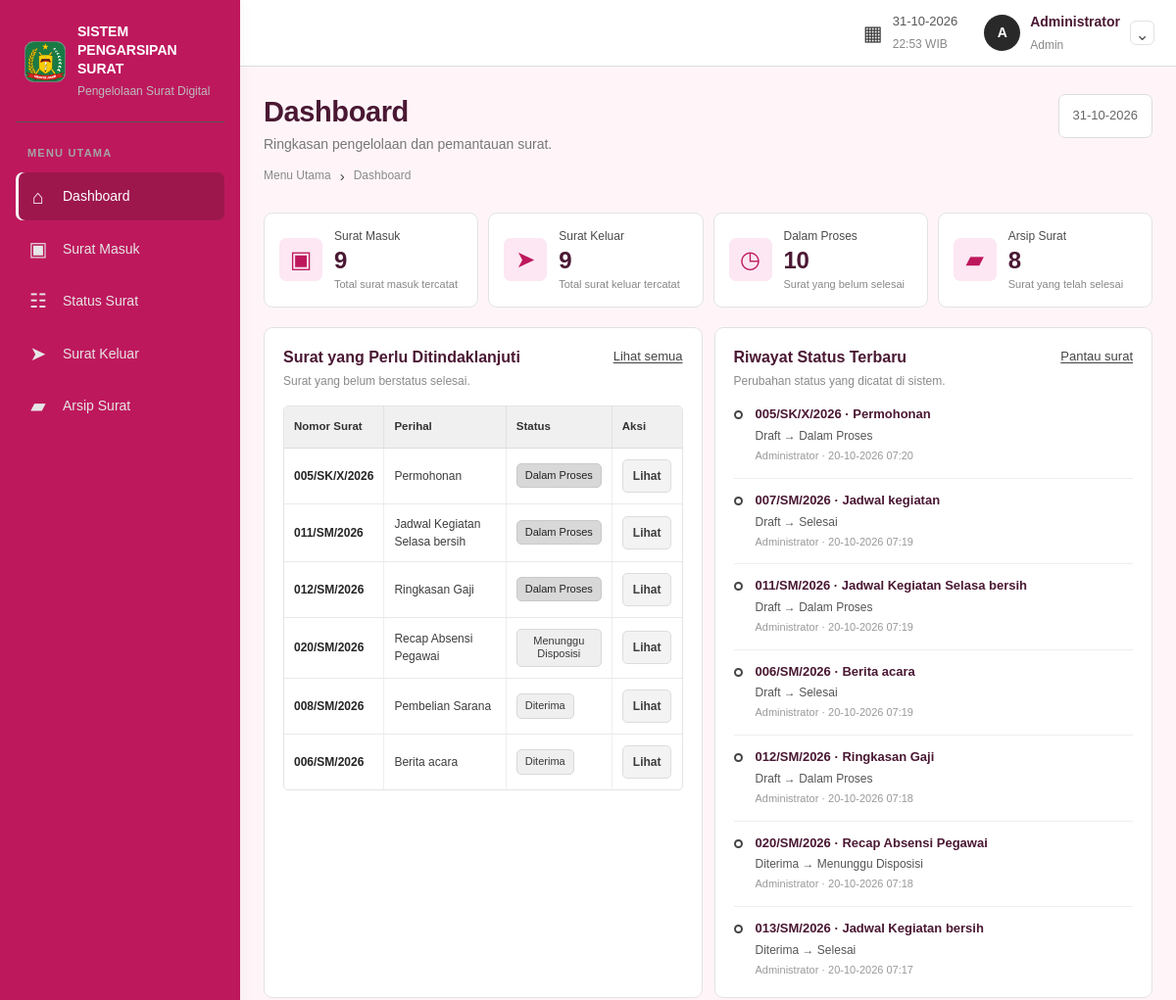
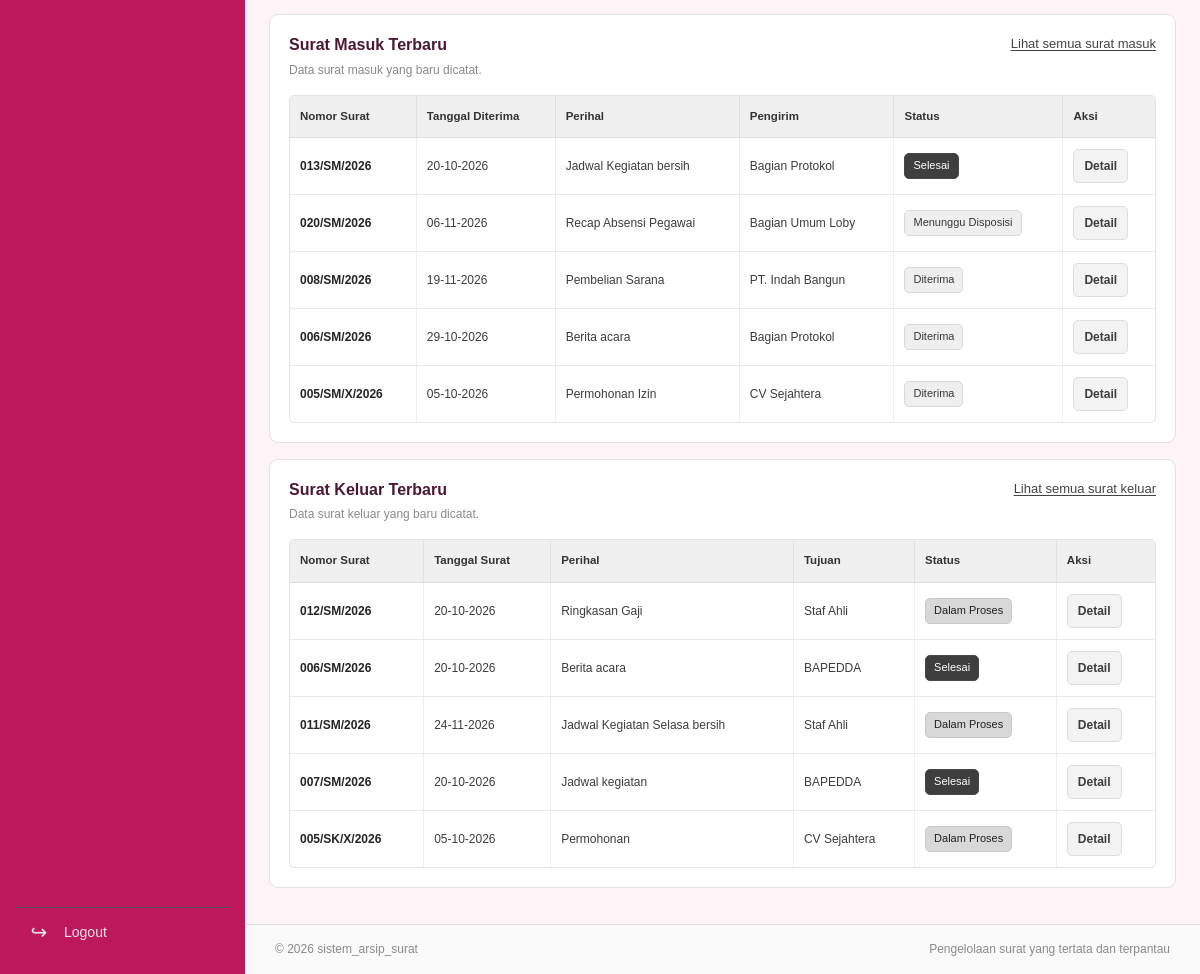
Page /admin/dashboard.php (signed in) on the committed database (2 pictures, top to bottom).
### tables this page shows
CREATE TABLE `surat` (
  `id` int(10) UNSIGNED NOT NULL,
  `jenis_surat` enum('Masuk','Keluar') NOT NULL,
  `nomor_surat` varchar(100) NOT NULL,
  `tanggal_surat` date NOT NULL,
  `tanggal_diterima` date DEFAULT NULL,
  `pengirim` varchar(200) NOT NULL DEFAULT '',
  `tujuan` varchar(200) NOT NULL DEFAULT '',
  `perihal` varchar(250) NOT NULL,
  `deskripsi` text DEFAULT NULL,
  `uploaded_file` varchar(255) DEFAULT NULL,
  `status` varchar(40) NOT NULL,
  `created_by` int(10) UNSIGNED NOT NULL,
  `updated_by` int(10) UNSIGNED DEFAULT NULL,
  `created_at` timestamp NOT NULL DEFAULT current_timestamp(),
  `updated_at` timestamp NOT NULL DEFAULT current_timestamp() ON UPDATE current_timestamp()
);

CREATE TABLE `surat_status_logs` (
  `id` bigint(20) UNSIGNED NOT NULL,
  `surat_id` int(10) UNSIGNED NOT NULL,
  `status_lama` varchar(40) DEFAULT NULL,
  `status_baru` varchar(40) NOT NULL,
  `catatan` varchar(500) DEFAULT NULL,
  `changed_by` int(10) UNSIGNED NOT NULL,
  `changed_at` timestamp NOT NULL DEFAULT current_timestamp()
);

CREATE TABLE `users` (
  `id` int(10) UNSIGNED NOT NULL,
  `nama` varchar(120) NOT NULL,
  `username` varchar(60) NOT NULL,
  `password_hash` varchar(255) NOT NULL,
  `role` enum('Admin','User') NOT NULL DEFAULT 'User',
  `is_active` tinyint(1) NOT NULL DEFAULT 1,
  `created_at` timestamp NOT NULL DEFAULT current_timestamp()
);

### admin/dashboard.php (the view, shortened to what this page needs)
<?php
require_once __DIR__ . '/../include/auth_admin.php';
$role = 'Admin';
$activeMenu = 'dashboard';
$baseFolder = 'admin';
$resultIn = $conn->query("SELECT COUNT(*) AS jumlah FROM surat WHERE jenis_surat='Masuk'");
$totalMasuk = (int)$resultIn->fetch_assoc()['jumlah'];
$resultOut = $conn->query("SELECT COUNT(*) AS jumlah FROM surat WHERE jenis_surat='Keluar'");
$totalKeluar = (int)$resultOut->fetch_assoc()['jumlah'];
$resultProcess = $conn->query("SELECT COUNT(*) AS jumlah FROM surat WHERE status NOT IN ('Selesai','Ditolak','Dibatalkan')");
$totalProses = (int)$resultProcess->fetch_assoc()['jumlah'];
$resultArchive = $conn->query('SELECT COUNT(*) AS jumlah FROM arsip_surat');
$totalArsip = (int)$resultArchive->fetch_assoc()['jumlah'];
$recentIn = $conn->query("SELECT id, nomor_surat, perihal, pengirim, tanggal_diterima, status FROM surat WHERE jenis_surat='Masuk' ORDER BY created_at DESC, id DESC LIMIT 5");
$recentOut = $conn->query("SELECT id, nomor_surat, perihal, tujuan, tanggal_surat, status FROM surat WHERE jenis_surat='Keluar' ORDER BY created_at DESC, id DESC LIMIT 5");
$recentLogs = $conn->query('SELECT l.surat_id, l.status_lama, l.status_baru, l.catatan, l.changed_at, s.nomor_surat, s.perihal, u.nama AS pengubah FROM surat_status_logs l JOIN surat s ON s.id=l.surat_id JOIN users u ON u.id=l.changed_by ORDER BY l.changed_at DESC, l.id DESC LIMIT 7');
require __DIR__ . '/../include/header.php';
?>
<div class="page-heading"><div><h1>Dashboard</h1><p>Ringkasan pengelolaan dan pemantauan surat.</p><div class="breadcrumbs">Menu Utama <span>›</span> Dashboard</div></div><div class="heading-date"><?= date('d-m-Y') ?></div></div>
<div class="stat-grid">
    <a class="stat-card" href="<?= BASE_URL ?>/<?= $baseFolder ?>/surat_masuk/index.php"><span class="stat-icon">▣</span><span class="stat-copy"><span>Surat Masuk</span><strong><?= number_format($totalMasuk) ?></strong><small>Total surat masuk tercatat</small></span></a>
    <a class="stat-card" href="<?= BASE_URL ?>/<?= $baseFolder ?>/surat_keluar/index.php"><span class="stat-icon">➤</span><span class="stat-copy"><span>Surat Keluar</span><strong><?= number_format($totalKeluar) ?></strong><small>Total surat keluar tercatat</small></span></a>
    <a class="stat-card" href="<?= BASE_URL ?>/<?= $baseFolder ?>/status_surat/index.php"><span class="stat-icon">◷</span><span class="stat-copy"><span>Dalam Proses</span><strong><?= number_format($totalProses) ?></strong><small>Surat yang belum selesai</small></span></a>
    <a class="stat-card" href="<?= BASE_URL ?>/<?= $baseFolder ?>/arsip_surat/index.php"><span class="stat-icon">▰</span><span class="stat-copy"><span>Arsip Surat</span><strong><?= number_format($totalArsip) ?></strong><small>Surat yang telah selesai</small></span></a>
</div>
<div class="dashboard-grid">
    <section class="panel"><div class="panel-heading"><div><h2>Surat yang Perlu Ditindaklanjuti</h2><p>Surat yang belum berstatus selesai.</p></div><a class="text-link" href="<?= BASE_URL ?>/<?= $baseFolder ?>/status_surat/index.php">Lihat semua</a></div>
    <?php $pending = $conn->query("SELECT id, jenis_surat, nomor_surat, perihal, status, updated_at FROM surat WHERE status NOT IN ('Selesai','Ditolak','Dibatalkan') ORDER BY updated_at DESC LIMIT 6"); ?>
    <?php if ($pending->num_rows > 0): ?><div class="table-wrap"><table><thead><tr><th>Nomor Surat</th><th>Perihal</th><th>Status</th><th>Aksi</th></tr></thead><tbody><?php while ($row = $pending->fetch_assoc()): ?><tr><td class="cell-strong"><?= htmlspecialchars($row['nomor_surat'], ENT_QUOTES, 'UTF-8') ?></td><td><?= htmlspecialchars($row['perihal'], ENT_QUOTES, 'UTF-8') ?></td><td><span class="status-badge <?= $row['status']==='Selesai'?'status-done':(in_array($row['status'],['Dalam Proses'],true)?'status-progress':'status-waiting') ?>"><?= htmlspecialchars($row['status'], ENT_QUOTES, 'UTF-8') ?></span></td><td><a class="button-small" href="<?= BASE_URL ?>/<?= $baseFolder ?>/status_surat/detail.php?id=<?= (int)$row['id'] ?>">Lihat</a></td></tr><?php endwhile; ?></tbody></table></div><?php else: ?><div class="empty-state">Tidak ada surat yang perlu ditindaklanjuti.</div><?php endif; ?>
    </section>
    <section class="panel"><div class="panel-heading"><div><h2>Riwayat Status Terbaru</h2><p>Perubahan status yang dicatat di sistem.</p></div><a class="text-link" href="<?= BASE_URL ?>/<?= $baseFolder ?>/status_surat/index.php">Pantau surat</a></div>
    <?php if ($recentLogs->num_rows > 0): ?><div class="activity-list"><?php while ($log = $recentLogs->fetch_assoc()): ?><div class="activity-item"><span class="activity-dot"></span><div class="activity-main"><strong><?= htmlspecialchars($log['nomor_surat'], ENT_QUOTES, 'UTF-8') ?> · <?= htmlspecialchars($log['perihal'], ENT_QUOTES, 'UTF-8') ?></strong><span><?= htmlspecialchars((string)$log['status_lama'], ENT_QUOTES, 'UTF-8') ?><?= $log['status_lama'] ? ' → ' : '' ?><?= htmlspecialchars($log['status_baru'], ENT_QUOTES, 'UTF-8') ?></span><small><?= htmlspecialchars($log['pengubah'], ENT_QUOTES, 'UTF-8') ?> · <?= date('d-m-Y H:i', strtotime($log['changed_at'])) ?></small></div></div><?php endwhile; ?></div><?php else: ?><div class="empty-state">Belum ada riwayat perubahan status.</div><?php endif; ?>
    </section>
</div>
<section class="panel panel-spaced"><div class="panel-heading"><div><h2>Surat Masuk Terbaru</h2><p>Data surat masuk yang baru dicatat.</p></div><a class="text-link" href="<?= BASE_URL ?>/<?= $baseFolder ?>/surat_masuk/index.php">Lihat semua surat masuk</a></div>
<?php if ($recentIn->num_rows > 0): ?><div class="table-wrap"><table><thead><tr><th>Nomor Surat</th><th>Tanggal Diterima</th><th>Perihal</th><th>Pengirim</th><th>Status</th><th>Aksi</th></tr></thead><tbody><?php while ($row = $recentIn->fetch_assoc()): ?><tr><td class="cell-strong"><?= htmlspecialchars($row['nomor_surat'], ENT_QUOTES, 'UTF-8') ?></td><td><?= $row['tanggal_diterima'] ? date('d-m-Y', strtotime($row['tanggal_diterima'])) : '-' ?></td><td><?= htmlspecialchars($row['perihal'], ENT_QUOTES, 'UTF-8') ?></td><td><?= htmlspecialchars($row['pengirim'], ENT_QUOTES, 'UTF-8') ?></td><td><span class="status-badge <?= $row['status']==='Selesai'?'status-done':($row['status']==='Dalam Proses'?'status-progress':'status-waiting') ?>"><?= htmlspecialchars($row['status'], ENT_QUOTES, 'UTF-8') ?></span></td><td><a class="button-small" href="<?= BASE_URL ?>/<?= $baseFolder ?>/surat_masuk/detail.php?id=<?= (int)$row['id'] ?>">Detail</a></td></tr><?php endwhile; ?></tbody></table></div><?php else: ?><div class="empty-state">Belum ada surat masuk.</div><?php endif; ?></section>
<section class="panel"><div class="panel-heading"><div><h2>Surat Keluar Terbaru</h2><p>Data surat keluar yang baru dicatat.</p></div><a class="text-link" href="<?= BASE_URL ?>/<?= $baseFolder ?>/surat_keluar/index.php">Lihat semua surat keluar</a></div>
<?php if ($recentOut->num_rows > 0): ?><div class="table-wrap"><table><thead><tr><th>Nomor Surat</th><th>Tanggal Surat</th><th>Perihal</th><th>Tujuan</th><th>Status</th><th>Aksi</th></tr></thead><tbody><?php while ($row = $recentOut->fetch_assoc()): ?><tr><td class="cell-strong"><?= htmlspecialchars($row['nomor_surat'], ENT_QUOTES, 'UTF-8') ?></td><td><?= date('d-m-Y', strtotime($row['tanggal_surat'])) ?></td><td><?= htmlspecialchars($row['perihal'], ENT_QUOTES, 'UTF-8') ?></td><td><?= htmlspecialchars($row['tujuan'], ENT_QUOTES, 'UTF-8') ?></td><td><span class="status-badge <?= $row['status']==='Selesai'?'status-done':($row['status']==='Dalam Proses'?'status-progress':'status-waiting') ?>"><?= htmlspecialchars($row['status'], ENT_QUOTES, 'UTF-8') ?></span></td><td><a class="button-small" href="<?= BASE_URL ?>/<?= $baseFolder ?>/surat_keluar/detail.php?id=<?= (int)$row['id'] ?>">Detail</a></td></tr><?php endwhile; ?></tbody></table></div><?php else: ?><div class="empty-state">Belum ada surat keluar.</div><?php endif; ?></section>
<?php require __DIR__ . '/../include/footer.php'; ?>

### include/header.php (shortened to what this page needs)
<?php
$userInfo = $_SESSION['user'] ?? [];
$activeMenu = $activeMenu ?? 'dashboard';
$role = $role ?? ($userInfo['role'] ?? 'User');
?>
<!doctype html>
<html lang="id">
<head>
    <link rel="stylesheet" href="<?= BASE_URL ?>/include/css/style.css">
</head>
<body>
<div class="app-shell">
    <?php require __DIR__ . '/sidebar.php'; ?>
    <main class="main-area">
        <header class="topbar">
            <div class="topbar-right">
                <div class="topbar-date"><span class="date-icon">▦</span><span><?= date('d-m-Y') ?><small><?= date('H:i') ?> WIB</small></span></div>
                <div class="user-menu"><span class="avatar"><?= htmlspecialchars(strtoupper(substr($userInfo['nama'] ?? 'U', 0, 1)), ENT_QUOTES, 'UTF-8') ?></span><div><strong><?= htmlspecialchars($userInfo['nama'] ?? 'Pengguna', ENT_QUOTES, 'UTF-8') ?></strong><small><?= htmlspecialchars($role, ENT_QUOTES, 'UTF-8') ?></small></div><a href="<?= BASE_URL ?>/ubah_password.php" class="profile-link" title="Ubah kata sandi" aria-label="Ubah kata sandi">⌄</a></div>
            </div>
        </header>
        <section class="page-content">

### include/sidebar.php (shortened to what this page needs)
<?php $menuFolder = strtolower($role); ?>
<aside class="sidebar" id="sidebar">
    <a class="brand" href="<?php echo BASE_URL ?>/<?php echo $menuFolder ?>/dashboard.php">
        <span class="brand-mark brand-logo"><img src="<?php echo BASE_URL ?>/assets/img/logo.png" alt="Logo Kabupaten Langkat"></span>
        <span class="brand-name"><strong>SISTEM PENGARSIPAN SURAT</strong><small>Pengelolaan Surat Digital</small></span>
    </a>
    <div class="sidebar-label">MENU UTAMA</div>
    <nav class="side-nav" aria-label="Menu utama">
        <a class="nav-item <?php echo $activeMenu === 'dashboard' ? 'active' : '' ?>" href="<?php echo BASE_URL ?>/<?php echo $menuFolder ?>/dashboard.php"><span class="nav-icon">⌂</span><span>Dashboard</span></a>
        <a class="nav-item <?php echo $activeMenu === 'masuk' ? 'active' : '' ?>" href="<?php echo BASE_URL ?>/<?php echo $menuFolder ?>/surat_masuk/index.php"><span class="nav-icon">▣</span><span>Surat Masuk</span></a>
        <a class="nav-item <?php echo $activeMenu === 'status' ? 'active' : '' ?>" href="<?php echo BASE_URL ?>/<?php echo $menuFolder ?>/status_surat/index.php"><span class="nav-icon">☷</span><span>Status Surat</span></a>
        <a class="nav-item <?php echo $activeMenu === 'keluar' ? 'active' : '' ?>" href="<?php echo BASE_URL ?>/<?php echo $menuFolder ?>/surat_keluar/index.php"><span class="nav-icon">➤</span><span>Surat Keluar</span></a>
        <a class="nav-item <?php echo $activeMenu === 'arsip' ? 'active' : '' ?>" href="<?php echo BASE_URL ?>/<?php echo $menuFolder ?>/arsip_surat/index.php"><span class="nav-icon">▰</span><span>Arsip Surat</span></a>
    </nav>
    <div class="sidebar-bottom">
        <form action="<?php echo BASE_URL ?>/logout.php" method="post" class="logout-form">
            <button class="nav-item logout-item" type="submit"><span class="nav-icon">↪</span><span>Logout</span></button>
        </form>
    </div>
</aside>

### include/footer.php (shortened to what this page needs)
        </section>
        <footer class="app-footer"><span>© <?= date('Y') ?> sistem_arsip_surat</span><span>Pengelolaan surat yang tertata dan terpantau</span></footer>
    </main>
</div>
</body>
</html>

### rows in the picture
surat: nomor_surat "005/SK/X/2026", perihal "Permohonan", status "Dalam Proses", tanggal_surat "05-10-2026", tujuan "CV Sejahtera"
surat: nomor_surat "011/SM/2026", perihal "Jadwal Kegiatan Selasa bersih", status "Dalam Proses", tanggal_surat "24-11-2026", tujuan "Staf Ahli"
surat: nomor_surat "012/SM/2026", perihal "Ringkasan Gaji", status "Dalam Proses", tanggal_surat "20-10-2026", tujuan "Staf Ahli"
surat: nomor_surat "020/SM/2026", perihal "Recap Absensi Pegawai", status "Menunggu Disposisi", tanggal_diterima "06-11-2026", pengirim "Bagian Umum Loby"
surat: nomor_surat "008/SM/2026", perihal "Pembelian Sarana", status "Diterima", tanggal_diterima "19-11-2026", pengirim "PT. Indah Bangun"
surat: nomor_surat "006/SM/2026", perihal "Berita acara", status "Diterima", tanggal_diterima "29-10-2026", pengirim "Bagian Protokol"
surat_status_logs: surat.nomor_surat "005/SK/X/2026", surat.perihal "Permohonan", status_lama "Draft", status_baru "Dalam Proses", changed_by.nama "Administrator", changed_at "20-10-2026 07:20"
surat_status_logs: surat.nomor_surat "007/SM/2026", surat.perihal "Jadwal kegiatan", status_lama "Draft", status_baru "Selesai", changed_by.nama "Administrator", changed_at "20-10-2026 07:19"
surat_status_logs: surat.nomor_surat "011/SM/2026", surat.perihal "Jadwal Kegiatan Selasa bersih", status_lama "Draft", status_baru "Dalam Proses", changed_by.nama "Administrator", changed_at "20-10-2026 07:19"
surat_status_logs: surat.nomor_surat "006/SM/2026", surat.perihal "Berita acara", status_lama "Draft", status_baru "Selesai", changed_by.nama "Administrator", changed_at "20-10-2026 07:19"
surat_status_logs: surat.nomor_surat "012/SM/2026", surat.perihal "Ringkasan Gaji", status_lama "Draft", status_baru "Dalam Proses", changed_by.nama "Administrator", changed_at "20-10-2026 07:18"
surat_status_logs: surat.nomor_surat "020/SM/2026", surat.perihal "Recap Absensi Pegawai", status_lama "Diterima", status_baru "Menunggu Disposisi", changed_by.nama "Administrator", changed_at "20-10-2026 07:18"
surat_status_logs: surat.nomor_surat "013/SM/2026", surat.perihal "Jadwal Kegiatan bersih", status_lama "Diterima", status_baru "Selesai", changed_by.nama "Administrator", changed_at "20-10-2026 07:17"
surat: nomor_surat "013/SM/2026", tanggal_diterima "20-10-2026", perihal "Jadwal Kegiatan bersih", pengirim "Bagian Protokol", status "Selesai"
surat: nomor_surat "005/SM/X/2026", tanggal_diterima "05-10-2026", perihal "Permohonan Izin", pengirim "CV Sejahtera", status "Diterima"
surat: nomor_surat "006/SM/2026", tanggal_surat "20-10-2026", perihal "Berita acara", tujuan "BAPEDDA", status "Selesai"
surat: nomor_surat "007/SM/2026", tanggal_surat "20-10-2026", perihal "Jadwal kegiatan", tujuan "BAPEDDA", status "Selesai"

### other values in the picture
substr($userInfo['nama'] ?? 'U', 0, 1) "A"
$userInfo['nama'] "Administrator"
$role "Admin"
$totalMasuk "9"
$totalKeluar "9"
$totalProses "10"
$totalArsip "8"
